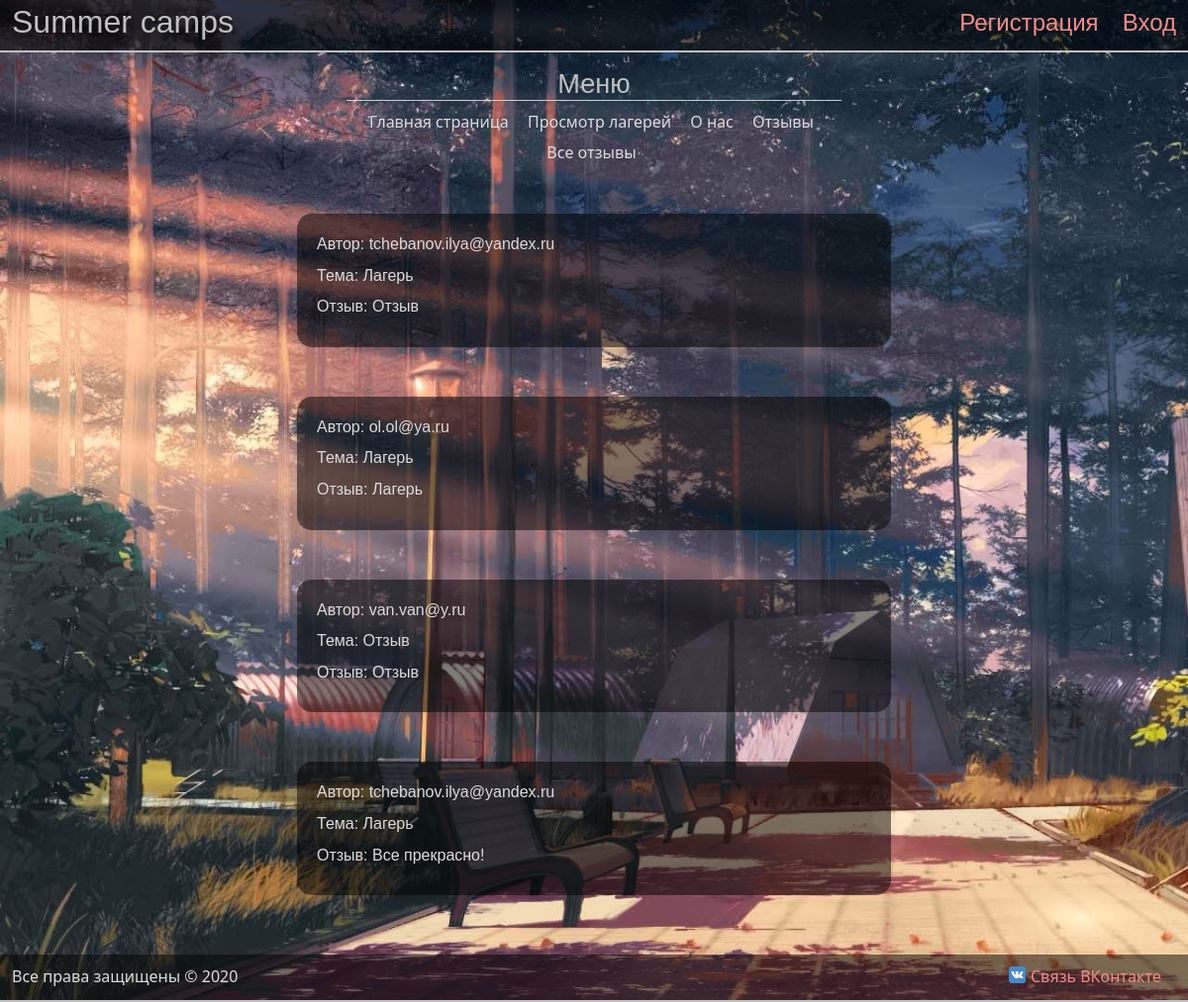
/first/feedback.php, run on the app's committed database.
### tables this page shows
CREATE TABLE `otzyv` (
  `Id` int(11) NOT NULL,
  `Pochta_rod` varchar(50) NOT NULL,
  `Tema` varchar(50) NOT NULL,
  `Message` varchar(255) NOT NULL,
  `Id_user` int(11) NOT NULL
);

### first/feedback.php (the view, shortened to what this page needs)
<!DOCTYPE html>
<html>
    <head>
      <?
      require "head.php"
      ?>
    </head>
    <body>
      <div id="page-wrap">
      <header>
        <?
        require "header2.php"
        ?>
      </header>
      <div class="clear"><br /></div>
      <center>
        <?
        require "menu.php"
        ?>
        <div id="menuHrefs" style="margin-top: 10px;">
          <a href="feedback.php">Все отзывы</a>
        </div>
      </center>
      <?php
      function printlager ($otzyvinfo){
              while (($row = $otzyvinfo->fetch_assoc())!= false){
                    echo "<div id=\"lagerbox\" style=\"background: rgba(0, 0, 0, 0.5);
                    margin-top: 50px;
                    margin-left: 300px;
                    margin-right: 300px;
                    margin-bottom: 50px;
                    border-radius: 15px;
                    padding: 20px;\">";
                     echo "<p style=\"font-family: Comic Sans MS, sans-serif;text-indent: 0px\">Автор: ".$row["Pochta_rod"]."</p>";
                     echo "<p style=\"font-family: Comic Sans MS, sans-serif;text-indent: 0px\">Тема: ".$row["Tema"]."</p>";
                     echo "<p style=\"font-family: Comic Sans MS, sans-serif;text-indent: 0px\">Отзыв: ".$row["Message"]."</p>";
                     echo "</div>";
              }
          }
          $mysqli = new mysqli("localhost","admin_bd","2000","bd_lager");
          $mysqli->query( "SET NAMES 'utf8'");
          $otzyvinfo = $mysqli->query("SELECT *  FROM `otzyv`");
          printlager($otzyvinfo);
      ?>
    </div>
      <footer>
        <?
        require "footer.php"
        ?>
      </footer>
    </body>
</html>

### first/CSS/style.css (style rules this page uses)
* { margin: 0; padding: 0; outline: none; }
html { height: 100%; }
p { margin-bottom: 10px; }
#lagerbox { background: rgba(0, 0, 0, 0.5); margin-top: 50px; margin-left: 300px; margin-right: 300px; margin-bottom: 50px; border-radius: 15px; padding: 20px; }
body { background-image: url(../img/fon.jpg); background-size: cover; background-attachment: fixed; width: 100%; height: 100%; color: Gainsboro; font-size: 1em; font-family: "Segoe UI", sans-serif; line-height: 135%; }
a { color: #f48b8b; text-decoration: none; transition: all.6s ease; -moz-transition: all.6s ease; -webkit-transition: all.6s ease; -ms-transition: all.6s ease; }
.clear { clear: both; }
header, footer { background: rgba(0, 0, 0, 0.5); width: 98%; float: left; }
header { padding: 1%; border-bottom: 2px solid silver; }
#menuHrefs a { padding: 5px; border-radius: 5px; margin-right: 5px; color: Gainsboro; }
footer { padding: 1%; border-bottom: 2px solid silver; margin-top: 10px; padding-bottom: 2%; }
#page-wrap:after { content: ""; display: block; }
footer, #page-wrap:after { height: 10px; }
#page-wrap { min-height: 94%; margin-bottom: -10px; }

### data on the page
otzyv: Pochta_rod "tchebanov.ilya@yandex.ru", Tema "Лагерь", Message "Отзыв"
otzyv: Pochta_rod "ol.ol@ya.ru", Tema "Лагерь", Message "Лагерь"
otzyv: Pochta_rod "van.van@y.ru", Tema "Отзыв", Message "Отзыв"
otzyv: Pochta_rod "tchebanov.ilya@yandex.ru", Tema "Лагерь", Message "Все прекрасно!"
